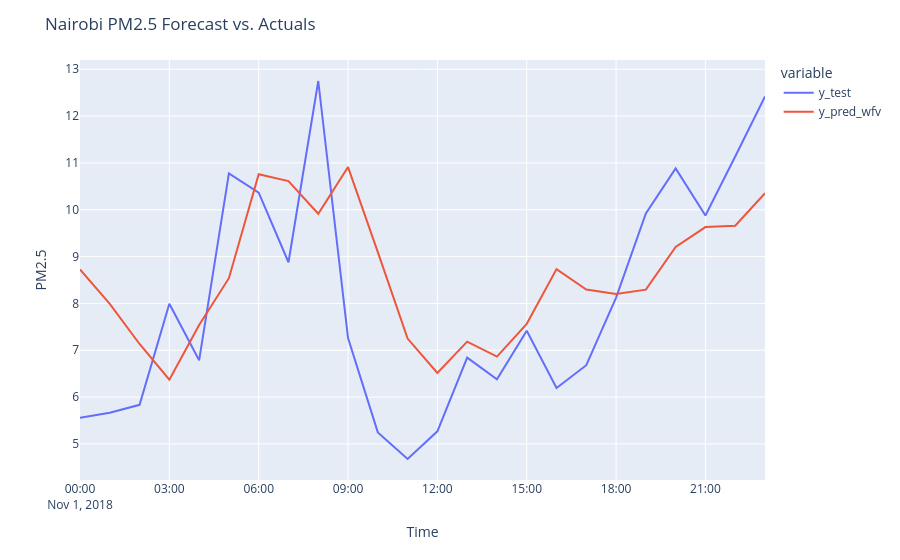

Notebook code for this chart:
### Markdown cell above
To visualize the model's performance, we plot its predictions against the actual PM2.5 values for the test period. The plot shows that our model's predictions closely track the true values, capturing the fluctuations in air quality with high fidelity.

### Code cell
df_predictions = pd.DataFrame(
    {"y_test":y_test , 'y_pred_wfv': y_pred_wfv}
)

fig = px.line(df_predictions, labels={"value": "PM2.5", "timestamp": "Time"})
fig.update_layout(title_text="Nairobi PM2.5 Forecast vs. Actuals", yaxis_title="PM2.5")
fig.show()
